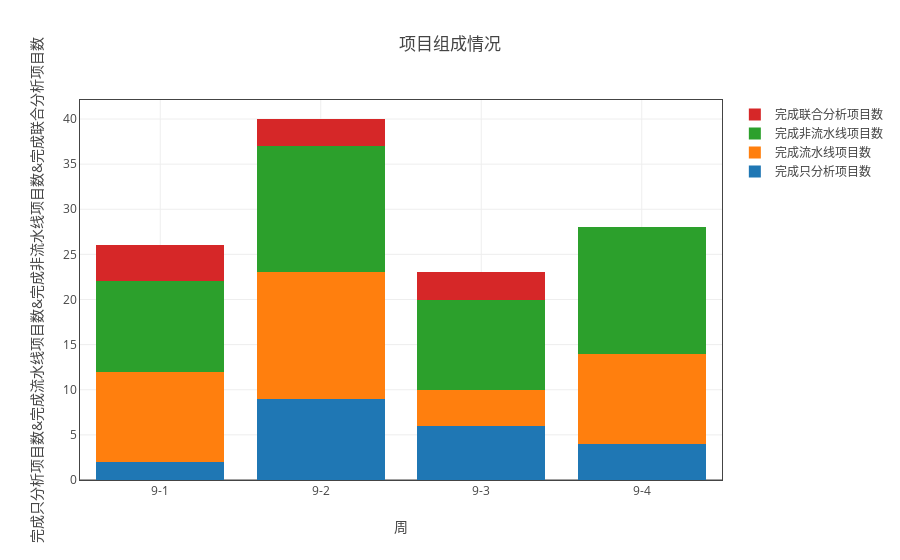
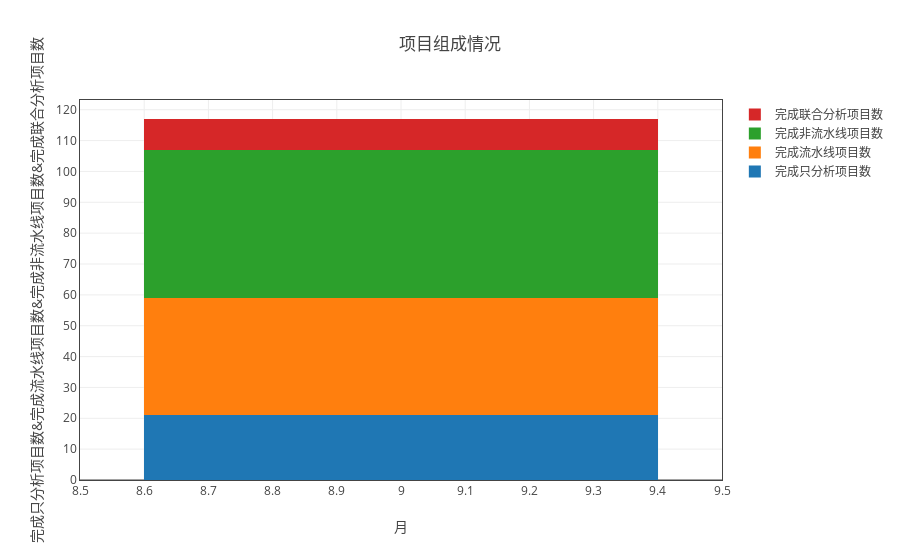

Write notebook code for charts like these, in order.
### Markdown cell above
### 项目组成情况

### Code cell
ss = myModule.format(all_df1 ,"日期（格式“月-周次”）" ,['完成流水线项目数','完成非流水线项目数','完成只分析项目数','完成联合分析项目数'])
myModule.myPlot(ss.groupby('sum')).plot('stack_bar',fig_title='项目组成情况')
ss = myModule.format(all_df1 ,"month" ,['完成流水线项目数','完成非流水线项目数','完成只分析项目数','完成联合分析项目数'])
myModule.myPlot(ss.groupby('sum')).plot('stack_bar',"月",fig_title='项目组成情况')

### Figure 1 — Plotly figure (JSON) as saved in the notebook; plotly's stock layout.template omitted (floating-point values rounded to 4 significant figures)
{"data": [{"name": "完成只分析项目数", "type": "bar", "uid": "27ccc99d-d11a-11e8-8ddb-a41f72875c19", "x": ["9-1", "9-2", "9-3", "9-4"], "y": [2, 9, 6, 4]}, {"name": "完成流水线项目数", "type": "bar", "uid": "27ccc99e-d11a-11e8-8ddb-a41f72875c19", "x": ["9-1", "9-2", "9-3", "9-4"], "y": [10, 14, 4, 10]}, {"name": "完成非流水线项目数", "type": "bar", "uid": "27ccc99f-d11a-11e8-8ddb-a41f72875c19", "x": ["9-1", "9-2", "9-3", "9-4"], "y": [10, 14, 10, 14]}, {"name": "完成联合分析项目数", "type": "bar", "uid": "27ccc9a0-d11a-11e8-8ddb-a41f72875c19", "x": ["9-1", "9-2", "9-3", "9-4"], "y": [4, 3, 3, 0]}], "layout": {"barmode": "stack", "title": "项目组成情况", "xaxis": {"mirror": "all", "nticks": 20, "showgrid": true, "showline": true, "title": "周", "zeroline": true}, "yaxis": {"mirror": "all", "nticks": 20, "showgrid": true, "showline": true, "title": "完成只分析项目数&完成流水线项目数&完成非流水线项目数&完成联合分析项目数", "zeroline": true}}}

### Figure 2 — Plotly figure (JSON) as saved in the notebook; plotly's stock layout.template omitted (floating-point values rounded to 4 significant figures)
{"data": [{"name": "完成只分析项目数", "type": "bar", "uid": "27ccc9a1-d11a-11e8-8ddb-a41f72875c19", "x": [9], "y": [21]}, {"name": "完成流水线项目数", "type": "bar", "uid": "27ccc9a2-d11a-11e8-8ddb-a41f72875c19", "x": [9], "y": [38]}, {"name": "完成非流水线项目数", "type": "bar", "uid": "27ccc9a3-d11a-11e8-8ddb-a41f72875c19", "x": [9], "y": [48]}, {"name": "完成联合分析项目数", "type": "bar", "uid": "27ccc9a4-d11a-11e8-8ddb-a41f72875c19", "x": [9], "y": [10]}], "layout": {"barmode": "stack", "title": "项目组成情况", "xaxis": {"mirror": "all", "nticks": 20, "showgrid": true, "showline": true, "title": "月", "zeroline": true}, "yaxis": {"mirror": "all", "nticks": 20, "showgrid": true, "showline": true, "title": "完成只分析项目数&完成流水线项目数&完成非流水线项目数&完成联合分析项目数", "zeroline": true}}}
